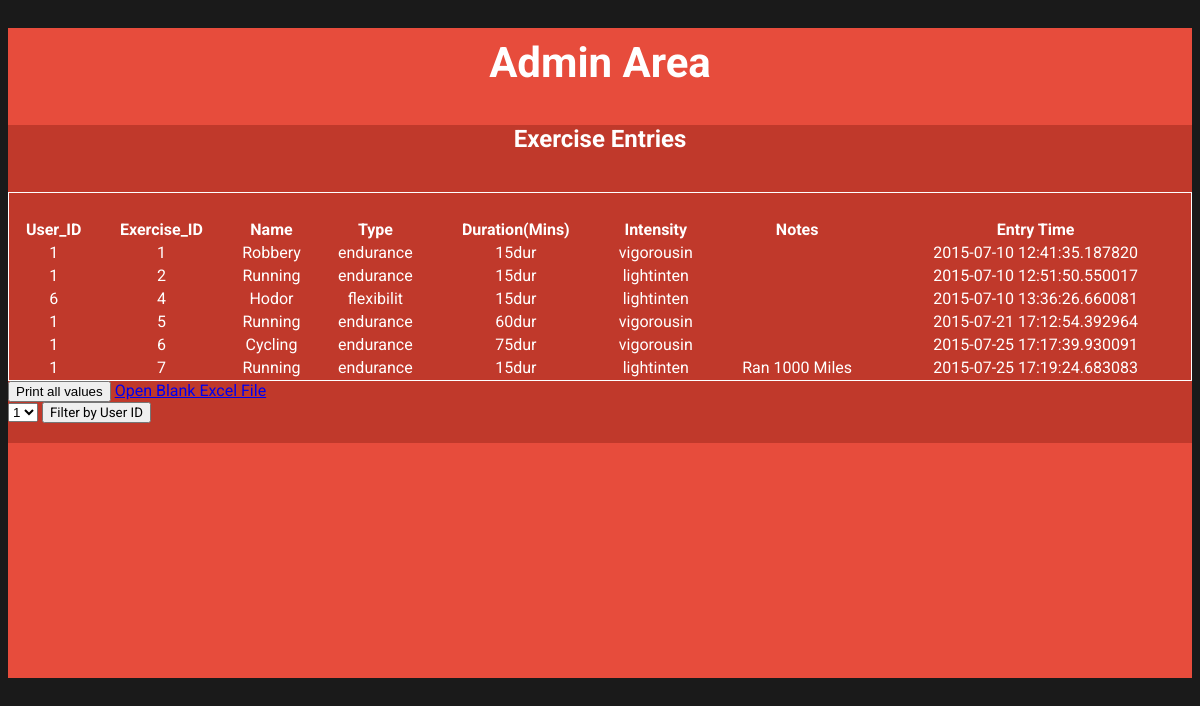
Screenshot of /nutritiondiary/admin_area/exlog.php (signed in) with the database file from the repository.
### tables this page shows
CREATE TABLE IF NOT EXISTS `excerciseentry` (
  `user_id` int(10) NOT NULL,
`ex_id` int(10) NOT NULL,
  `ex_type` varchar(10) NOT NULL,
  `ex_name` text NOT NULL,
  `ex_duration` varchar(10) NOT NULL,
  `ex_intensity` varchar(10) NOT NULL,
  `ex_notes` text NOT NULL,
  `entry_time` timestamp(6) NOT NULL DEFAULT CURRENT_TIMESTAMP(6) ON UPDATE CURRENT_TIMESTAMP(6)
);

### nutritiondiary/admin_area/exlog.php (the view, shortened to what this page needs)
<!DOCTYPE html>
<?php
if(!isset($_SESSION['user_email'])){
  echo "<script>window.open('admin_login.php?login_required','_self')</script>";
}
else{
?>
<html lang="en">
<head>
  <link rel="stylesheet" href="css/index.css" />
</head>
<body>
  <div class="container">
    <div class="flat-form">
      <div class="header">
          <h1>Admin Area</h1>
            </div>
        <div class="block">
        <h2 align= "center">Exercise Entries</h2><br>
                        <table align="center" width="650px" >
    <tr>
      <td colspan="8"><h2 align="center"></h2></td>
    </tr>
      <tr>
      <th>User_ID</th>
      <th>Exercise_ID</th>
      <th>Name</th>
      <th>Type</th>
      <th>Duration(Mins)</th>
      <th>Intensity</th>
      <th>Notes</th>
      <th>Entry Time</th>
    </tr>
    <?php
    include("connect/db.php");
    $get = "select * from excerciseentry";
    $run = mysqli_query($con,$get);
    while ($row_order=mysqli_fetch_array($run)){
      $user_id = $row_order['user_id'];
      $ex_id = $row_order['ex_id'];
      $ex_type = $row_order['ex_type'];
      $ex_name = $row_order['ex_name'];
      $ex_duration = $row_order['ex_duration'];
      $ex_intensity = $row_order['ex_intensity'];
      $ex_notes = $row_order['ex_notes'];
      $entry_time = $row_order['entry_time'];
    ?>
    <tr align="center">
      <td><?php echo $user_id;?></td>
      <td><?php echo $ex_id;?></td>
      <td><?php echo $ex_name;?></td>
      <td><?php echo $ex_type;?></td>
      <td><?php echo $ex_duration;?></td>
      <td><?php echo $ex_intensity;?></td>
      <td><?php echo $ex_notes;?></td>
      <td><?php echo $entry_time;?></td>
    </tr>
    <?php }?>
    </table>
    <input type="submit" name="print" id="print" value="Print all values" onClick="window.print()">
    <a href= "excel.xlsx">Open Blank Excel File</a>
             <form method="get" action="filter_ex.php" enctype+"multipart/form-data">
     <select name="user_query">
<?php
  $sql = "SELECT user_id FROM user GROUP BY user_id;";
  $result = mysqli_query($con,$sql);
    $num_results = mysqli_num_rows($result);
    for ($i=0;$i<$num_results;$i++) {
      $row = mysqli_fetch_array($result);
      $name = $row['user_id'];
      echo '<option value="' .$name. '">' .$name. '</option>';
    }
?>
</select>
<input type="submit"  name="search"  value="Filter by User ID" />
                        </form>
              </div>
    </div>
  </div>
</body>
<?php } ?>
</html>

### nutritiondiary/admin_area/css/index.css (style rules this page uses)
body { background: #1a1a1a; color: white; font-family: 'Roboto'; }
.header h1 { font-size: 42px; padding-bottom: 10px; text-align: center; padding-top: 10px; }
.flat-form { background: #e74c3c; margin: 25px auto; width: ; height: 650px; position: relative; font-family: 'Roboto'; }
.block { background: #c0392b; padding-bottom: 20px; }
table { width: 100%; text-align: center; border: 1px solid white; }
form { padding-right: 20px !important; }
form input[type=text], form input[type=password], form input[type=submit] { font-family: 'Roboto'; }

### rows the page displays
excerciseentry: user "1", ex_id "1", ex_name "Robbery", ex_type "endurance", ex_duration "15dur", ex_intensity "vigorousin", entry_time "2015-07-10 12:41:35.187820"
excerciseentry: user "1", ex_id "2", ex_name "Running", ex_type "endurance", ex_duration "15dur", ex_intensity "lightinten", entry_time "2015-07-10 12:51:50.550017"
excerciseentry: user "6", ex_id "4", ex_name "Hodor", ex_type "flexibilit", ex_duration "15dur", ex_intensity "lightinten", entry_time "2015-07-10 13:36:26.660081"
excerciseentry: user "1", ex_id "5", ex_name "Running", ex_type "endurance", ex_duration "60dur", ex_intensity "vigorousin", entry_time "2015-07-21 17:12:54.392964"
excerciseentry: user "1", ex_id "6", ex_name "Cycling", ex_type "endurance", ex_duration "75dur", ex_intensity "vigorousin", entry_time "2015-07-25 17:17:39.930091"
excerciseentry: user "1", ex_id "7", ex_name "Running", ex_type "endurance", ex_duration "15dur", ex_intensity "lightinten", ex_notes "Ran 1000 Miles", entry_time "2015-07-25 17:19:24.683083"

### other values shown
form field user_query "1"
